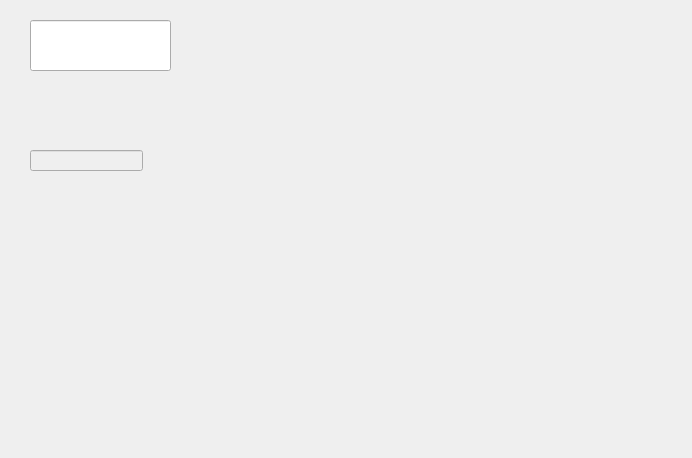
<?xml version="1.0" encoding="UTF-8"?>
<ui version="4.0">
 <class>TestStyleSheet</class>
 <widget class="QWidget" name="TestStyleSheet">
  <property name="geometry">
   <rect>
    <x>0</x>
    <y>0</y>
    <width>692</width>
    <height>458</height>
   </rect>
  </property>
  <property name="windowTitle">
   <string>Form</string>
  </property>
  <widget class="QLineEdit" name="lineEdit">
   <property name="geometry">
    <rect>
     <x>30</x>
     <y>20</y>
     <width>141</width>
     <height>51</height>
    </rect>
   </property>
  </widget>
  <widget class="QLineEdit" name="lineEdit_2">
   <property name="enabled">
    <bool>false</bool>
   </property>
   <property name="geometry">
    <rect>
     <x>30</x>
     <y>150</y>
     <width>113</width>
     <height>21</height>
    </rect>
   </property>
  </widget>
 </widget>
 <resources/>
 <connections/>
</ui>
